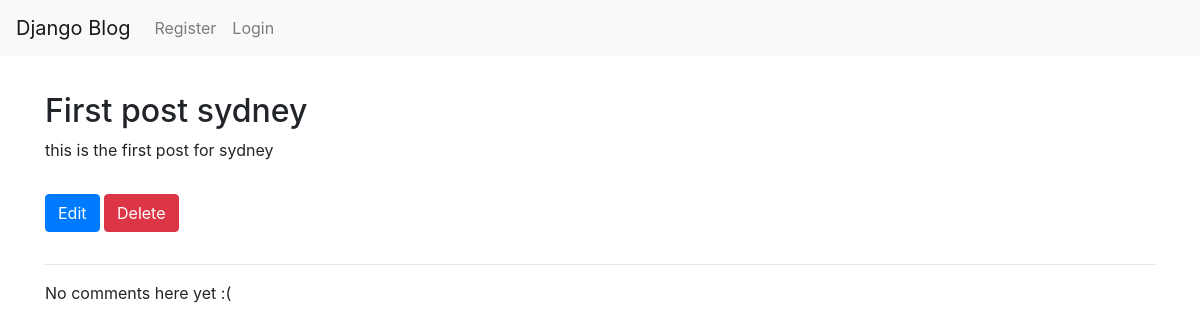
The page /post/1/ on the database as committed earlier.
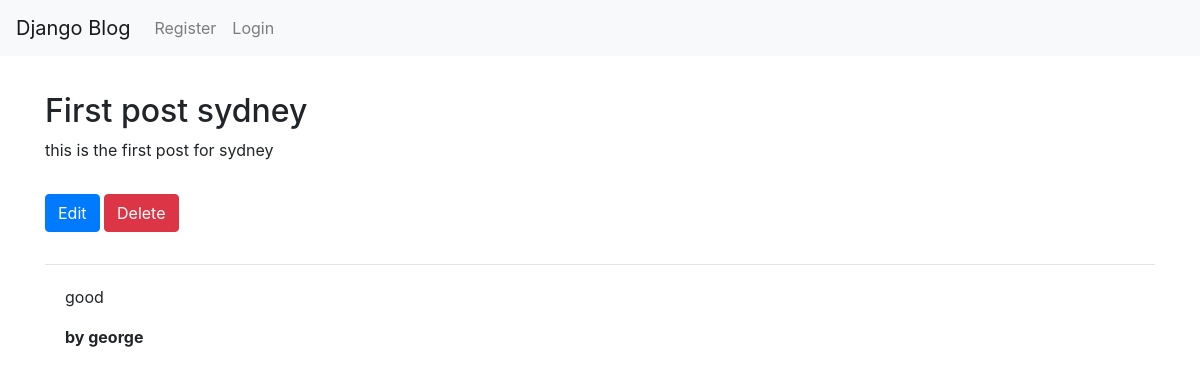
The same page on the database as committed later.
### blog/models.py (models this page shows, shortened)
class Post(models.Model):
    title = models.CharField(max_length=200)
    author = models.ForeignKey('auth.User', on_delete=models.CASCADE,)
    body = models.TextField()

class Comment(models.Model):
    name = models.ForeignKey('auth.User', on_delete=models.CASCADE,)
    comment_text = models.TextField()
    post = models.ForeignKey('Post', on_delete=models.CASCADE, related_name='comments')

### blog/views.py (the view)
# urls.py: path('post/<int:pk>/', BlogDetailView.as_view(), name='post_detail'),
class BlogDetailView(DetailView):
    model = Post
    template_name = 'post_detail.html'

### templates/post_detail.html (shortened to what this page needs)
{% extends 'base.html' %}
{% block content %}
    <div class='post-entry pt-3'>
        <h2>{{ post.title }}</h2>
        <p>{{ post.body }}</p>
        <div class='button pt-3 pb-3'>
            <a href="{% url 'post_edit' post.pk %}" class="btn btn-primary">Edit</a>
            <a href="{% url 'post_delete' post.pk %}" class="btn btn-danger">Delete</a>
        </div>
        <hr>
        {% for comment in post.comments.all %}
            <div class="comment">
                <p>{{ comment.comment_text|linebreaks }}</p>
                <strong> by {{ comment.name }}</strong>
            </div>
        {% empty %}
            <p>No comments here yet :(</p>
        {% endfor %}
    </div>
{% endblock %}

### templates/base.html (shortened to what this page needs)
{% load static %}
<!doctype html>
<html lang="en">
  <head>
    <link rel="stylesheet" href="https://stackpath.bootstrapcdn.com/bootstrap/4.3.1/css/bootstrap.min.css">
    <link rel="stylesheet" href="{% static 'css/style.css' %}">
  </head>
  <body>
    <nav class="navbar navbar-expand-md navbar-light bg-light">
        <a class="navbar-brand" href="{% url 'home' %}">Django Blog</a>
        <div class="collapse navbar-collapse" id="navbarNav">
            <ul class="navbar-nav">
                {% if user.is_authenticated %}
                <li class="nav-item">
                    <a class="nav-link" href="{% url 'post_new' %}">New Post</a>
                </li>
                <li class="nav-item">
                    <a class="nav-link" href="{% url 'logout' %}">Logout</a>
                </li>
                {% else %}
                <li class="nav-item">
                    <a class="nav-link" href="{% url 'register' %}">Register</a>
                </li>
                <li class="nav-item">
                    <a class="nav-link" href="{% url 'login' %}">Login</a>
                </li>
                {% endif %}
            </ul>
        </div>
    </nav>
    <div class="container">
        {% block content %}
        {% endblock %}
    </div>
  </body>
</html>

### static/css/style.css (style rules this page uses)
.container { padding-top: 20px; }
.comment { margin: 20px 0px 20px 20px; }

Rows that differ between the two databases and show on the page:
added Comment: comment_text "good", name "george"
Other text that changed with them:
text no longer shown: "No comments here yet :("
